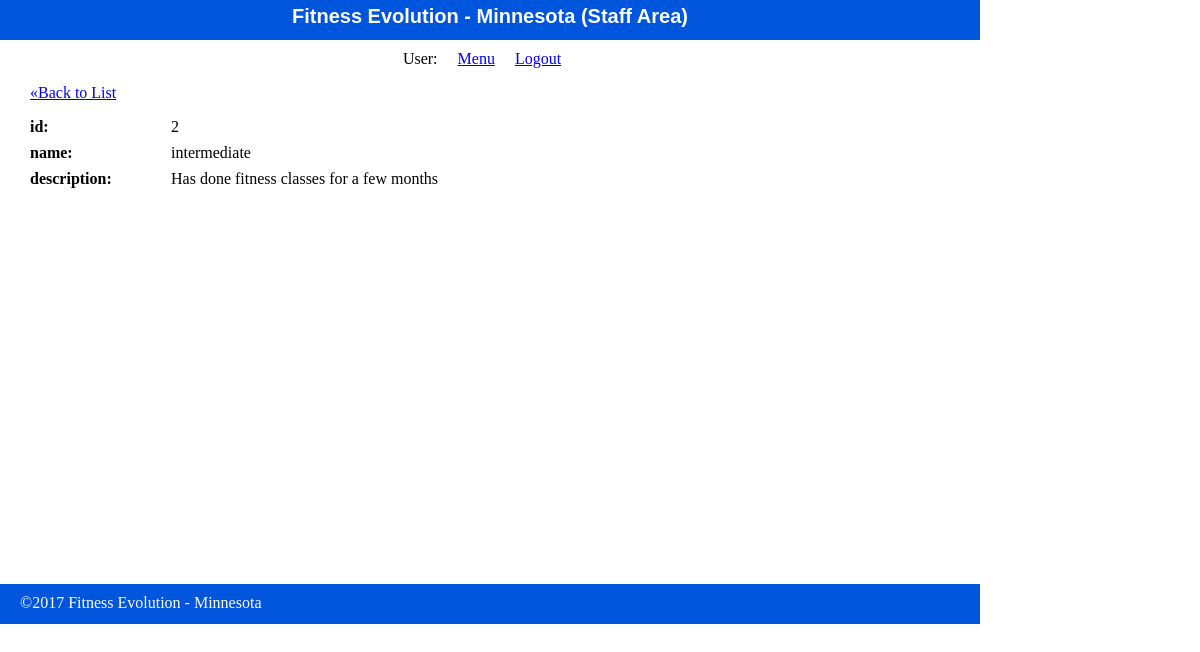
/staff/class_levels/show.php?id=2, run on the app's committed database.
### tables this page shows
CREATE TABLE class_levels (
 id int(11) NOT NULL AUTO_INCREMENT,
 name VARCHAR(255) DEFAULT NULL,
 description text DEFAULT NULL,
 PRIMARY KEY (id)
);

### private/functions.php (called while the page is built, shortened)
<?php
function url_for($path) {
	return WWW_ROOT . $path;
}
?>

### private/gx_classes_access.php (the view, shortened to what this page needs)
<?php
	function find_one($sql) {
		global $db;
		$result = mysqli_query($db, $sql);
		$row = mysqli_fetch_assoc($result);
		return $row;
	}
	function show_record($table_name, $record, $fields) {
		$index = "/staff/" . $table_name . "/index.php";
		echo "<p><a class=\"back-link\" href=\"" . url_for($index) . "\">&laquo;Back to List</a></p>";
		echo "<div class=\"" . $table_name . " show\">";
		$crec = count($record);
		$cfie = count($fields);
		if($crec !== $cfie) {
			echo "RECORD HAS A DIFFERENT COUNT THAN FIELDS";
			echo "<a class=\"back-link\" href=\"" . url_for($index) . "\">Back to Index</a>";
		} else {
			for ($i = 0; $i < $crec; $i++) {
				echo "<dl>";
				echo "<dt>" . $fields[$i] . ": </dt>";
				echo "<dd>" . $record[$fields[$i]] . "</dd>";
				echo "<dl>";
			}
		}
		echo "</div>";
	}
	function find_class_level_by_id($id, $options=[]) {
		global $db;
		$sql  = "SELECT * FROM class_levels ";
		$sql .= "WHERE id='" . db_escape($db, $id) . "'";
		return find_one($sql);
	}
?>

### public/stylesheets/staff.css (style rules this page uses)
html { height: 100%; width: 100%; }
body { height: 980px; width: 100%; margin: 0; padding: 0; }
dl { clear: both; overflow: hidden; margin: 0.5em 0; }
dt { float: left; font-weight: bold; width: 125px; }
dd { float: left; margin-left: 1em; }

### data on the page
class_levels: id "2", name "intermediate", description "Has done fitness classes for a few months"

### other printed values
$fields[$i] "id"
$fields[$i] "name"
$fields[$i] "description"
